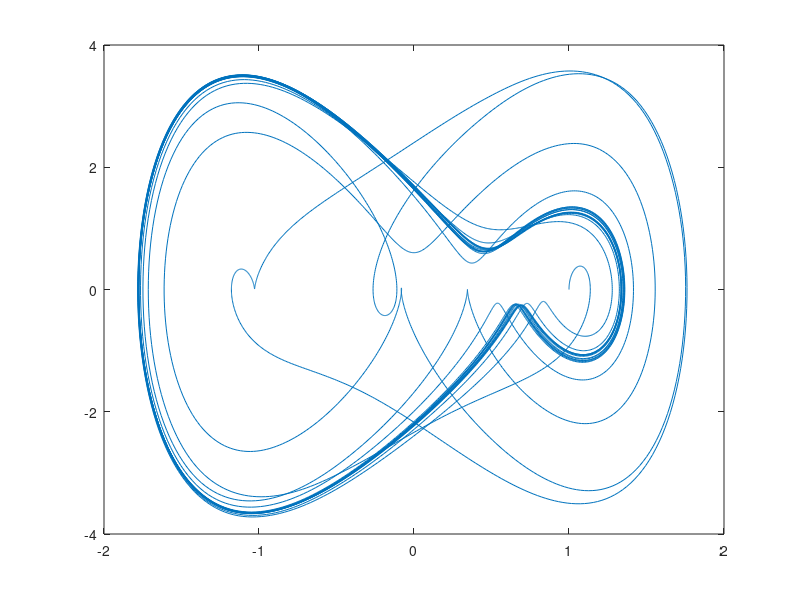

Write the MATLAB code that produced this figure. (Note: this script raises an error after producing the figure.)
clear


m = 10000;
tmax = 80;
t = linspace(0,tmax,m);

alpha = 1;
beta = 5;
gamma = 8;% d = 0.1 not in chaotic regime, d = bif variable
delta = .2;
omega = 1.4; 

% a2. = a1;
u = @(t) gamma*cos(omega*t);
f = @(t,a) [a(2); -(alpha*a(1) + beta*a(1)^3 + delta*a(2)) + u(t)];

[t,X] = ode45(f, t, [1 0]);

figure(1)
clf
plot(X(:,1), X(:,2));

% compute derivatives of the state X for all t in the sample
% and measure the value of the forcing at each sample
for i = 1:m
  dXdt(i,:) = f(t(i), X(i,:));
  Y(i) = u(t(i));
end

% add noise to the derivative data
eta = 0.1;      % noise magnitude
dXdt = dXdt + eta * randn(size(dXdt));




%% SINDy Algorithm:

% library of nonlinear functions including control
lib = @(t,a,b) [1; a(1); a(2); b; a(1)^2; a(2)^2; a(1)*a(2); a(1)*b; a(2)*b; ...
        a(1)^3; a(2)^3; a(1)^2*a(2); a(2)^2*a(1); a(1)^2*b; a(1)*b^2; a(2)^2*b; a(2)*b^2; ...
        sin(a(1)); cos(a(1)); sin(a(2)); cos(a(2)); sin(b); cos(b)]';
    

% input data into library
for i = 1:m
  Theta(i,:) = lib(i,X(i,:),Y(i));
end

Xi = SINDy(Theta, dXdt);

% now have solution Xi that describes which nonlinear terms are active in
% the dynamics of the input system


%% Recover data with Xi 


Fk = @(i,a,b) Xi' * lib(i,a,b)';

[t,Xs] = ode45(@(t,Xs) Fk(t,Xs,u(t)), t, [1 0]);
figure(2)
clf
plot(Xs(:,1), Xs(:,2));


gamma = 10;
u = @(t) gamma*cos(omega*t);
f = @(t,a) [a(2); -(alpha*a(1) + beta*a(1)^3 + delta*a(2)) + u(t)];

[t,Xs1] = ode45(@(t,Xs1) Fk(t,Xs1,u(t)), t, [1 0]);
[t,X1] = ode45(f, t, [1 0]);


figure(3)
clf
plot(Xs1(:,1), Xs1(:,2));
figure(4)
clf
plot(X1(:,1), X1(:,2));

% Error = SimulationError(X(:,2), Xs(:,2));


